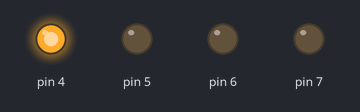
A sketch run on a simulated Arduino Uno, built with avr-gcc and run on an emulated ATmega328P. On the bench: output pins drawn as LEDs (lit = HIGH).

Above: at 0.5 s.
At 3.5 s:
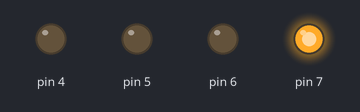
At 4.5 s:
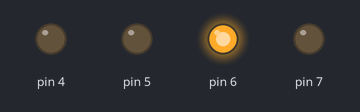
At 8.5 s:
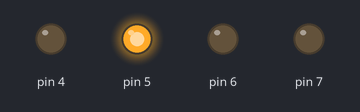
Timing chart, 0 to 9.1 s (numbered marks = the images above):
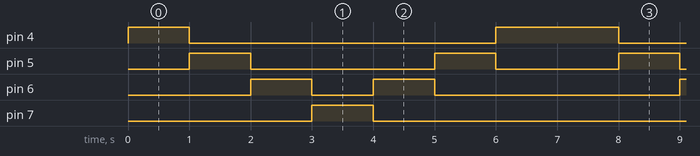

The sketch:

sheet1_Q2.ino
```cpp
int led[]={B00010000,B00100000,B01000000,B10000000,B01000000,B00100000,B00010000};
void setup() {
  // put your setup code here, to run once:
DDRD=B11110000;
}

void loop() {
  // put your main code here, to run repeatedly:
for(int x=0;x<=6;x++)
{
  PORTD=led[x];
  delay(1000);
}

}
```

Measured:
- by itself, pin 4: repeats every 7.0 s: LOW 5.0 s, HIGH 2.0 s
- by itself, pin 5: repeats every 7.0 s: LOW 3.0 s, HIGH 1.0 s, LOW 2.0 s, HIGH 1.0 s
- by itself, pin 6: repeats every 7.0 s: LOW 1.0 s, HIGH 1.0 s, LOW 4.0 s, HIGH 1.0 s
- by itself, pin 7: alternates HIGH for 1.0 s and LOW for 6.0 s
